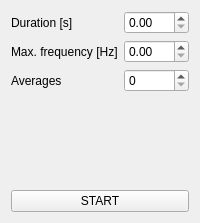
              <widget class="QWidget" name="calPassivePage">
               <attribute name="title">
                <string>Passive</string>
               </attribute>
               <layout class="QFormLayout" name="passiveCalForm">
                <property name="fieldGrowthPolicy">
                 <enum>QFormLayout::AllNonFixedFieldsGrow</enum>
                </property>
                <item row="1" column="0">
                 <widget class="QLabel" name="passiveCalDurLab">
                  <property name="text">
                   <string>Duration [s]</string>
                  </property>
                 </widget>
                </item>
                <item row="1" column="1">
                 <widget class="QDoubleSpinBox" name="passiveCalDurNumDbl"/>
                </item>
                <item row="2" column="0">
                 <widget class="QLabel" name="passiveCalMaxFreqLab">
                  <property name="text">
                   <string>Max. frequency [Hz]</string>
                  </property>
                 </widget>
                </item>
                <item row="2" column="1">
                 <widget class="QDoubleSpinBox" name="passiveCalMaxFreqNumDbl"/>
                </item>
                <item row="3" column="0">
                 <widget class="QLabel" name="passiveCalAvgLav">
                  <property name="text">
                   <string>Averages</string>
                  </property>
                 </widget>
                </item>
                <item row="3" column="1">
                 <widget class="QSpinBox" name="passiveCalAvgNum"/>
                </item>
                <item row="4" column="0">
                 <spacer name="verticalSpacer">
                  <property name="orientation">
                   <enum>Qt::Vertical</enum>
                  </property>
                  <property name="sizeHint" stdset="0">
                   <size>
                    <width>20</width>
                    <height>40</height>
                   </size>
                  </property>
                 </spacer>
                </item>
                <item row="5" column="0">
                 <spacer name="verticalSpacer_2">
                  <property name="orientation">
                   <enum>Qt::Vertical</enum>
                  </property>
                  <property name="sizeHint" stdset="0">
                   <size>
                    <width>20</width>
                    <height>40</height>
                   </size>
                  </property>
                 </spacer>
                </item>
                <item row="6" column="0" colspan="2">
                 <widget class="QPushButton" name="passiveCalStartBtn">
                  <property name="text">
                   <string>START</string>
                  </property>
                 </widget>
                </item>
               </layout>
              </widget>
